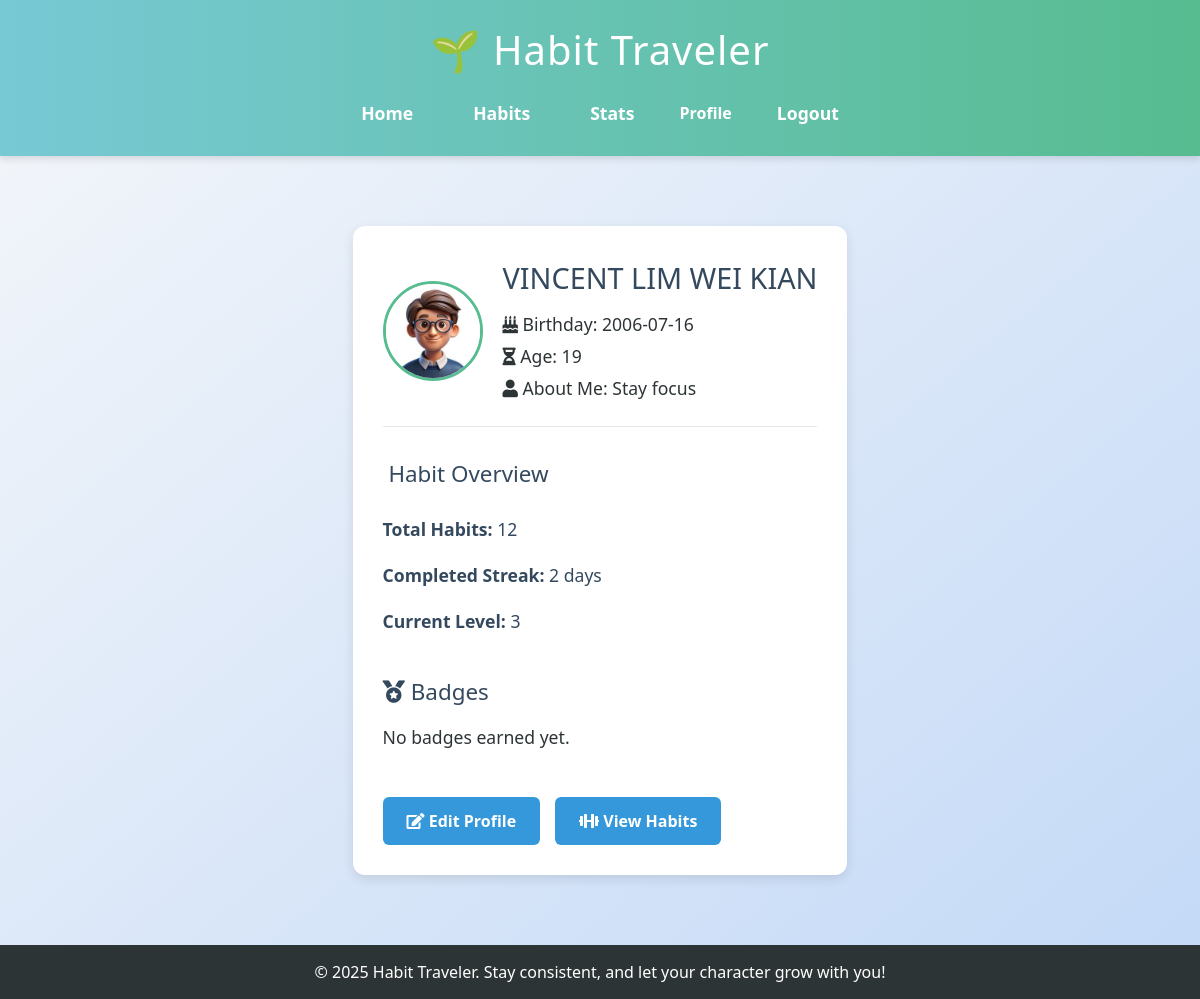
The app's page /profile (signed in) with its own data.
### app.py (models this page shows)
class User(db.Model):
    id = db.Column(db.Integer, primary_key=True)
    email = db.Column(db.String(150), unique=True, nullable=False)
    name = db.Column(db.String(150), unique=True, nullable=True)
    password = db.Column(db.String(200), nullable=False)
    xp = db.Column(db.Integer, default=0)
    level = db.Column(db.Integer, default=1)
    birthday = db.Column(db.Date, nullable=True)
    age = db.Column(db.Integer, nullable=True)
    description = db.Column(db.String(500), nullable=True)
    avatar = db.Column(db.String(200), nullable=True)

### app.py (the view)
@app.route('/profile')
def profile():
    if 'user_id' not in session:
        return redirect(url_for('login'))
    user_id = session['user_id']
    user = User.query.get(user_id)
    if user:
        total_habits = Habit.query.filter_by(user_id=user_id).count()
        habit_completions = HabitCompletion.query.filter_by(user_id=user_id).all()
        streaks = {}
        for completion in habit_completions:
            habit_id = completion.habit_id
            if habit_id not in streaks:
                streaks[habit_id] = 1
            else:
                streaks[habit_id] += 1
        max_streak = max(streaks.values(), default=0)
        badges = ['Habit Master', 'Streak King', 'Goal Crusher']
        return render_template('profile.html', user=user, total_habits=total_habits, max_streak=max_streak, badges=badges)
    else:
        flash("User not found.")
        return redirect(url_for('index'))

### templates/profile.html (shortened to what this page needs)
{% extends 'base.html' %}
{% block content %}
<div class="profile-container">
    <div class="profile-header">
        <img src="{{ url_for('static', filename='avatars/' + (user.avatar if user.avatar else './default_avatar.png')) }}" alt="Avatar" class="avatar" width="120" height="120">
        <div class="profile-info">
            <h1>{{ user.name }}</h1>
            <p><i class="fas fa-birthday-cake"></i> Birthday: {{ user.birthday }}</p>
            <p><i class="fas fa-hourglass-half"></i> Age: {{ user.age }}</p>
            <p><i class="fas fa-user"></i> About Me: {{ user.description }}</p>
        </div>
    </div>
    <hr>
    <div class="profile-section">
        <h2> Habit Overview</h2>
        <ul>
            <li><strong>Total Habits:</strong> {{ total_habits }}</li>
            <li><strong>Completed Streak:</strong> {{ max_streak }} days</li>
            <li><strong>Current Level:</strong> {{ user.level }}</li>
        </ul>
    </div>
    <div class="profile-section">
        <h2><i class="fas fa-medal"></i> Badges</h2>
        <div class="badges">
            {% for badge in user.badges %}
                <span class="badge">{{ badge }}</span>
            {% else %}
                <p>No badges earned yet.</p>
            {% endfor %}
        </div>
    </div>
    <div class="profile-actions">
        <a href="{{ url_for('edit_profile') }}" class="edit-button"><i class="fas fa-edit"></i> Edit Profile</a>
        <a href="{{ url_for('habits') }}" class="edit-button"><i class="fas fa-dumbbell"></i> View Habits</a>
    </div>
</div>
{% endblock %}

### static/style.css (style rules this page uses)
body { margin: 0; font-family: 'Segoe UI', Tahoma, Geneva, Verdana, sans-serif; background: linear-gradient(to bottom right, #f5f7fa, #c3d9f7); color: #333; min-height: 100vh; display: flex; flex-direction: column; }
main h2 { font-size: 2em; color: #4b6584; margin-bottom: 10px; }
main p { font-size: 1.1em; line-height: 1.6; margin-bottom: 20px; }
ul { list-style: none; padding: 0; }
ul li { padding: 10px 0; font-size: 1.1em; color: #34495e; }
a { color: #3498db; text-decoration: none; }
body.profile .profile-container { max-width: 600px; margin: 40px auto; background: #ffffff; padding: 30px; border-radius: 12px; box-shadow: 0 4px 12px rgba(0,0,0,0.1); text-align: left; }
body.profile .profile-container h1 { font-size: 2em; color: #34495e; margin-bottom: 20px; text-align: center; }
body.profile .profile-container p { font-size: 1.1em; margin-bottom: 15px; color: #2d3436; }
body.profile .edit-button { display: inline-block; background-color: #3498db; color: white; padding: 12px 24px; border-radius: 6px; font-weight: bold; text-decoration: none; transition: background-color 0.3s ease; }
body.profile .profile-header { display: flex; align-items: center; gap: 20px; margin-bottom: 20px; }
body.profile .avatar { width: 100px; height: 100px; border-radius: 50%; object-fit: cover; border: 3px solid #57bc90; }
body.profile .profile-info h1 { font-size: 1.8em; margin-bottom: 10px; }
body.profile .profile-info p { margin: 4px 0; }
body.profile .profile-section { margin-top: 30px; }
body.profile .profile-section h2 { color: #34495e; font-size: 1.4em; margin-bottom: 15px; }
body.profile .badges { display: flex; flex-wrap: wrap; gap: 10px; }
body.profile .profile-actions { margin-top: 30px; display: flex; gap: 15px; }

### records on screen
User: avatar (picture), name "VINCENT LIM WEI KIAN", birthday "2006-07-16", age "19", description "Stay focus", level "3"

### other values on screen
{{ total_habits }} "12"
{{ max_streak }} "2"
